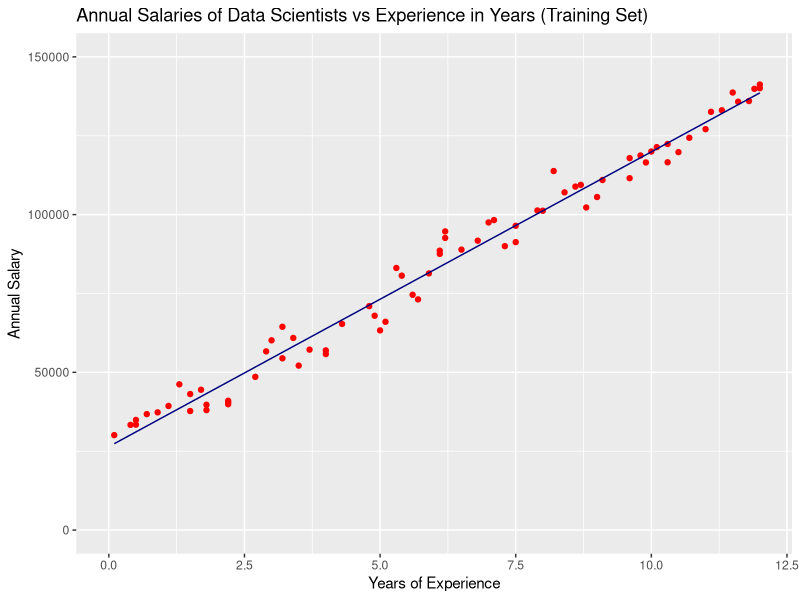
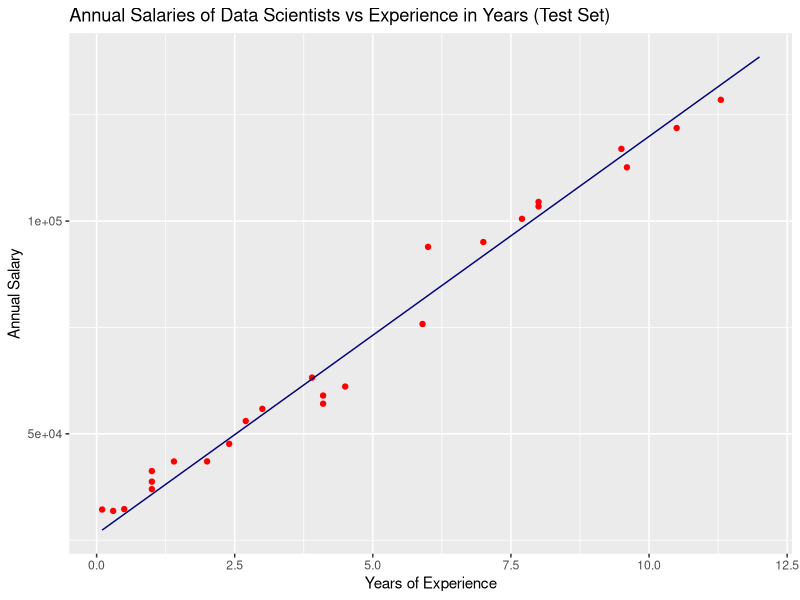

Write the R code that produced these figures, in order.
# Building a Simple Linear Regression model

# Importing the dataset
dataset = read.csv('Predicting_Salaries.csv')

# Splitting the dataset into the Training set and Test set
install.packages('caTools')
library(caTools)
set.seed(90909)
split = sample.split(dataset$AnnualSalary, SplitRatio = 3/4)
training_set = subset(dataset, split == TRUE)
testing_set = subset(dataset, split == FALSE)

# Fitting Simple Linear Regression to the Training set
linearregressor = lm(formula = AnnualSalary ~ YearsOfExperience,
                     data = training_set)

# Predicting the Test set results
Y_pred = predict(linearregressor, newdata= testing_set)

install.packages('scales')
library(scales)

# Visualising the Training set results
install.packages('ggplot2')
library(ggplot2)
ggplot() +
  geom_point(aes(x=training_set$YearsOfExperience, y=training_set$AnnualSalary),
             colour = 'red') +
  geom_line (aes( x= training_set$YearsOfExperience, y=predict(linearregressor, newdata= training_set)),
             colour = 'navy') +
  ggtitle ('Annual Salaries of Data Scientists vs Experience in Years (Training Set)') +
  xlab ('Years of Experience') +
  ylab ('Annual Salary') +
  scale_x_continuous(limits = c(0, 12)) + 
  scale_y_continuous(limits = c(0, 150000)) 

# Visualising the Test set results
library(ggplot2)
ggplot() +
  geom_point(aes(x=testing_set$YearsOfExperience, y=testing_set$AnnualSalary),
             colour = 'red') +
  geom_line (aes( x= training_set$YearsOfExperience, y=predict(linearregressor, newdata= training_set)),
             colour = 'navy') +
  ggtitle ('Annual Salaries of Data Scientists vs Experience in Years (Test Set)') +
  xlab ('Years of Experience') +
  ylab ('Annual Salary') 
